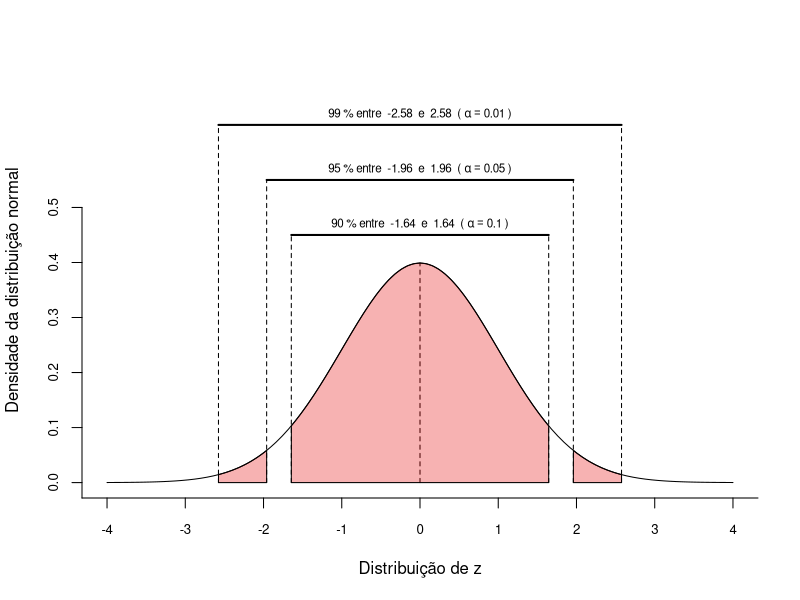

This figure's R source: (Note: this script raises an error after producing the figure.)
## ---- chunk 1
#knitr::opts_chunk$set(echo = FALSE, include = FALSE)
## ---- chunk 2
qr = qnorm(p = c(1-c(0.995, 0.975, 0.95),0.5,c(0.95, 0.975, 0.995)))
dqr = dnorm(x = qr)


qrc1 = c(qr[3], qr[5], seq(qr[5],qr[3], by = -0.001))
dqrc1 = c(0, 0, dnorm(x = seq(qr[5],qr[3], by = -0.001)))

qrc2 = c(qr[6], qr[7], seq(qr[7], qr[6], by = -0.001))
dqrc2 = c(0, 0, dnorm(x = seq(qr[7], qr[6], by = -0.001)))

qrc2m = c(qr[1], qr[2], seq(qr[2],qr[1], by = -0.001))
dqrc2m = c(0, 0, dnorm(x = seq(qr[2],qr[1], by = -0.001)))

pqr = pnorm(q = qr)
perc = diff(pqr) * 100

curve(expr = dnorm(x, 0,1), from = -4, to = 4, 
      ylab = "Densidade da distribuição normal",
      xlab = "Distribuição de z", ylim = c(0, 0.7), axes = F)
axis(1, at = -5:5, cex.axis = 0.8)
axis(2, at = seq(-1, 0.5, by = 0.1), cex.axis = 0.8)
segments(x0 = qr, x1 = qr, y0 = 0, y1 = c(0.65, 0.55, 0.45, dnorm(0), 0.45, 0.55, 0.65), lty = 2)
polygon(x = qrc1, y = dqrc1, col = rgb(red = 0.9, 0,0, alpha = 0.3))  
polygon(x = qrc2, y = dqrc2, col = rgb(red = 0.9, 0,0, alpha = 0.3))  
polygon(x = qrc2m, y = dqrc2m, col = rgb(red = 0.9, 0,0, alpha = 0.3))
segments(x0 = qr[1], x1 = qr[7], y0 = 0.65, y1 = 0.65, lwd = 2)
segments(x0 = qr[2], x1 = qr[6], y0 = 0.55, y1 = 0.55, lwd = 2)
segments(x0 = qr[3], x1 = qr[5], y0 = 0.45, y1 = 0.45, lwd = 2)
text(x = 0, y = 0.67, labels = bquote(.(round(diff(pnorm(q = c(qr[1],qr[7]))*100),0)) ~ "% entre " ~ .(round(qr[1],2)) ~ " e " ~ .(round(qr[7],2)) ~ " (" ~ alpha == .(1-round(diff(pnorm(q = c(qr[1],qr[7]))),2)) ~ ")"), cex = 0.7)
text(x = 0, y = 0.57, labels = bquote(.(round(diff(pnorm(q = c(qr[2],qr[6]))*100),0)) ~ "% entre " ~ .(round(qr[2],2)) ~ " e " ~ .(round(qr[6],2)) ~ " (" ~ alpha == .(1-round(diff(pnorm(q = c(qr[2],qr[6]))),2)) ~ ")"), cex = 0.7)
text(x = 0, y = 0.47, labels = bquote(.(round(diff(pnorm(q = c(qr[3],qr[5]))*100),0)) ~ "% entre " ~ .(round(qr[3],2)) ~ " e " ~ .(round(qr[5],2)) ~ " (" ~ alpha == .(1-round(diff(pnorm(q = c(qr[3],qr[5]))),2)) ~ ")"), cex = 0.7)    
## ---- chunk 3
n1 <- 2
n2 <- 5
n3 <- 30
ggplot(data = data.frame(x = c(-4,4)),
       mapping = aes(x = x)) +
  stat_function(mapping = aes(color = "Dist. Normal"),
                fun = dnorm) +
  stat_function(mapping = aes(color = paste("Dist. t; n =",n1)),
                fun = dt,
                args = list(df = n1-1)) +
  stat_function(mapping = aes(color = paste("Dist. t; n =",n2)),
                fun = dt,
                args = list(df = n2-1)) +
  stat_function(mapping = aes(color = paste("Dist. t; n =",n3)),
                fun = dt,
                args = list(df = n3-1)) +
  labs(colour = "", y = "Densidade de probabilidade", x = "") +
  theme_classic()


## ---- chunk 4
tam <- 20
lim_x <- c(-4,4)
lim_y <- c(0, 0.4)
x1 <- c(-1.96,1.96)
p1 <- ggplot(data.frame(x = lim_x), aes(x = x)) +
  stat_function(fun = dnorm) +
  geom_area(stat = "function", fun = dnorm,
            fill = "#00998a",
            xlim = c(lim_x[1], x1[1])) +
  geom_area(stat = "function", fun = dnorm,
            fill = "#00998a",
            xlim = c(x1[2], lim_x[2])) +
  labs(x = "Z", y = "") +
  scale_y_continuous(breaks = NULL, limits = lim_y) +
  scale_x_continuous(breaks = c(x1[1], 0, x1[2])) +
  theme(axis.text.x = element_text(size = tam),
        axis.title.x = element_text(size = tam),
        plot.title = element_text(hjust = 0.5, size = tam)) +
  ggtitle("Dist. Normal") +
  theme_classic()

p2 <- ggplot(data.frame(x = lim_x), aes(x = x)) +
  stat_function(fun = dt,
                args = list(df = n1 - 1)) +
  geom_area(stat = "function", fun = dt,
                args = list(df = n1 - 1),
            fill = "#00998a",
            xlim = c(lim_x[1], x1[1])) +
  geom_area(stat = "function", fun = dt,
                args = list(df = n1 - 1),
            fill = "#00998a",
            xlim = c(x1[2], lim_x[2])) +
  labs(x = "t", y = "") +
  scale_y_continuous(breaks = NULL, limits = lim_y) +
  scale_x_continuous(breaks = c(x1[1], 0, x1[2])) +
  theme(axis.text.x = element_text(size = tam),
        axis.title.x = element_text(size = tam),
        plot.title = element_text(hjust = 0.5, size = tam)) +
  ggtitle(paste("Dist. t; n =",n1)) +
  theme_classic()

p3 <- ggplot(data.frame(x = lim_x), aes(x = x)) +
  stat_function(fun = dt,
                args = list(df = n2 - 1)) +
  geom_area(stat = "function", fun = dt,
                args = list(df = n2 - 1),
            fill = "#00998a",
            xlim = c(lim_x[1], x1[1])) +
  geom_area(stat = "function", fun = dt,
                args = list(df = n2 - 1),
            fill = "#00998a",
            xlim = c(x1[2], lim_x[2])) +
  labs(x = "t", y = "") +
  scale_y_continuous(breaks = NULL, limits = lim_y) +
  scale_x_continuous(breaks = c(x1[1], 0, x1[2])) +
  theme(axis.text.x = element_text(size = tam),
        axis.title.x = element_text(size = tam),
        plot.title = element_text(hjust = 0.5, size = tam)) +
  ggtitle(paste("Dist. t; n =",n2)) +
  theme_classic()


p4 <- ggplot(data.frame(x = lim_x), aes(x = x)) +
  stat_function(fun = dt,
                args = list(df = n3 - 1)) +
  geom_area(stat = "function", fun = dt,
                args = list(df = n3 - 1),
            fill = "#00998a",
            xlim = c(lim_x[1], x1[1])) +
  geom_area(stat = "function", fun = dt,
                args = list(df = n3 - 1),
            fill = "#00998a",
            xlim = c(x1[2], lim_x[2])) +
  labs(x = "t", y = "") +
  scale_y_continuous(breaks = NULL, limits = lim_y) +
  scale_x_continuous(breaks = c(x1[1], 0, x1[2])) +
  theme(axis.text.x = element_text(size = tam),
        axis.title.x = element_text(size = tam),
        plot.title = element_text(hjust = 0.5, size = tam)) +
  ggtitle(paste("Dist. t; n =",n3)) +
  theme_classic()


pn <- grid.arrange(p1,p2,p3,p4, ncol = 1)

## ---- chunk 5
curve(expr = 4/sqrt(x), from = 1, to = 100, ylab = bquote("Erro padrão da média (" ~ sigma[bar(x)] ~ ")"),
      xlab = "Tamanho amostral (n)", axes = F)
axis(1, at = seq(-10, 200, by = 10))
axis(2, seq(-1,10, by = 0.5), las = 2)
## ---- chunk 6
qr = qnorm(p = c(0.10, 0.90))
dqr = dnorm(x = qr)


qrc1 = c(qr[1], qr[2], seq(qr[2],qr[1], by = -0.001))
dqrc1 = c(0, 0, dnorm(x = seq(qr[2],qr[1], by = -0.001)))

pqr = pnorm(q = qr)
perc = diff(pqr) * 100

eixox = expression(mu-E, mu, mu+E)

curve(expr = dnorm(x, 0,1), from = -4, to = 4, 
      ylab = "Densidade da distribuição normal",
      xlab = "Distribuição de z", ylim = c(0, 0.5), axes = F)
axis(1, at = c(qr[1],0,qr[2]), labels = eixox, cex.axis = 0.8)
axis(2, at = seq(-1, 0.5, by = 0.1), cex.axis = 0.8)
polygon(x = qrc1, y = dqrc1, col = rgb(red = 0.9, 0,0, alpha = 0.3))  
segments(x0 = qr[1], x1 = qr[7], y0 = 0.65, y1 = 0.65, lwd = 2)
text(y = c(0.05), x = c(-1.7), labels = bquote(alpha/2))
text(y = c(0.1), x = c(0), labels = bquote(1-alpha))
text(y = c(0.05), x = c(1.7), labels = bquote(alpha/2))

## ---- chunk 7
rm(list = ls())
